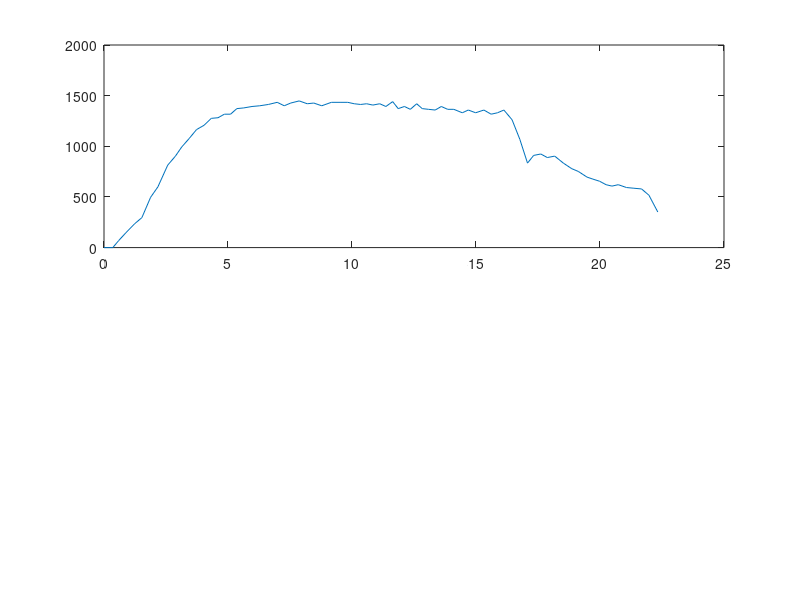

Write the MATLAB code that produced this figure. (Note: this script raises an error after producing the figure.)
%% Data Preprocessing 
% By Shayan "Ricky" Gupta (shayang)

%% Script Description
% In this script, the raw flow and pressure data will be prepocessed by (1)
% removing zeros in the beginning of the data (aka time delay) and (2)
% truncating the data at the end of the steady-state of the fist (assumed
% more viscous, therefore higher pressure) phase.

%% Load and Visualize One Raw Data Set

%% Load Data

time = [0.000, 0.355, 0.591, 0.877, 1.230, 1.528, 1.878, 2.174, 2.569, 2.880, 3.133, 3.431, 3.731, 4.031, 4.327, 4.599, 4.853, 5.103, 5.356, 5.637, 5.968, 6.279, 6.628, 6.985, 7.268, 7.528, 7.872, 8.195, 8.458, 8.780, 9.167, 9.518, 9.829, 10.090, 10.347, 10.590, 10.840, 11.118, 11.366, 11.640, 11.863, 12.114, 12.352, 12.608, 12.832, 13.083, 13.356, 13.601, 13.857, 14.106, 14.448, 14.690, 14.985, 15.317, 15.610, 15.869, 16.124, 16.454, 16.767, 17.077, 17.324, 17.612, 17.875, 18.174, 18.523, 18.861, 19.124, 19.476, 19.714, 19.984, 20.244, 20.482, 20.736, 21.067, 21.367, 21.676, 21.973, 22.329];
pressure = [0, 0, 69, 145, 234, 296, 496, 600, 814, 903, 993, 1076, 1165, 1207, 1276, 1282, 1317, 1317, 1372, 1379, 1393, 1400, 1413, 1434, 1400, 1427, 1448, 1420, 1427, 1400, 1434, 1434, 1434, 1420, 1413, 1420, 1407, 1420, 1393, 1441, 1372, 1393, 1365, 1420, 1372, 1365, 1358, 1393, 1365, 1365, 1331, 1358, 1331, 1358, 1317, 1331, 1358, 1262, 1069, 834, 910, 924, 889, 903, 834, 779, 752, 696, 676, 655, 621, 607, 621, 593, 586, 579, 517, 352];
flow = [0.00, 0.12, 4.13, 6.10, 5.99, 5.94, 6.02, 5.94, 5.99, 6.10, 5.86, 6.03, 6.00, 5.94, 6.01, 6.06, 5.93, 6.01, 6.04, 5.98, 5.97, 5.94, 6.03, 5.99, 5.99, 5.99, 5.99, 6.06, 5.88, 6.07, 6.00, 5.90, 6.00, 6.01, 5.92, 6.07, 5.93, 6.10, 5.93, 5.97, 6.03, 5.90, 5.96, 6.05, 5.98, 6.03, 5.97, 6.01, 5.97, 5.96, 6.04, 6.01, 5.95, 5.97, 5.98, 6.00, 5.99, 5.33, 2.26, 0.62, 4.84, 6.01, 5.98, 6.00, 5.98, 5.98, 6.06, 5.97, 6.01, 5.98, 6.02, 5.98, 5.97, 6.01, 5.92, 6.10, 5.08, 0.98];

% Visualize Raw Data
figure %pressure data
subplot(2,1,1); 
    plot(time, pressure);
    xline(16.12); %end of steady state by visual inspection
                  %(around where part of preprocessing should occur)
    xlabel('time(sec)');
    ylabel('pressure(kPa)');
    title('Catheter Flow and Pressure Data');
    
subplot(2,1,2); % flow data
    plot(time, flow);
    xline(16.12);
    xlabel('time(sec)');
    ylabel('flow rate(mL/s)');
    
% Visualize Raw Data's Derivative
% Ricky: I thought it might be useful to use the derivative because I
% expect the end of the first steady state to have a significant
% discontinuity in the derivative.
deriv_pressure = diff(pressure);
deriv_pressure = [0 deriv_pressure];
deriv_flow = diff(flow);
deriv_flow = [0 deriv_flow];

figure %pressure data
subplot(2,1,1); 
    plot(time,deriv_pressure);
    xline(16.12); %end of steady state by visual inspection
                  %(around where part of preprocessing should occur)
    xlabel('time(sec)');
    ylabel('d/dt(pressure(kPa))');
    title('Catheter Flow and Pressure Data');
    
subplot(2,1,2); % flow data
    plot(time,deriv_flow);
    xline(16.12);
    xlabel('time(sec)');
    ylabel('d/dt(flow rate(mL/s))');